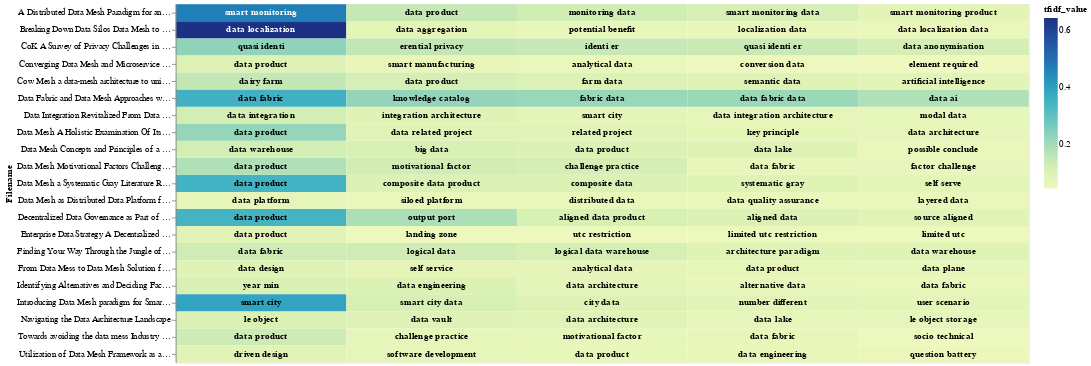

Here is the notebook cell this chart was saved with:
### Code cell
# save(chart_tfidf, 'tfidf_heatmap.html')
chart_tfidf

### Figure 1 — Vega-Lite specification as saved in the notebook (floating-point values rounded to 4 significant figures)
{"config": {"view": {"continuousWidth": 300, "continuousHeight": 300}}, "layer": [{"mark": {"type": "rect"}, "encoding": {"color": {"field": "tfidf_value", "type": "quantitative"}, "text": {"field": "topic_word", "type": "nominal"}, "x": {"axis": null, "field": "rank", "type": "ordinal"}, "y": {"field": "Filename", "type": "nominal"}}, "transform": [{"window": [{"op": "rank", "field": "", "as": "rank"}], "groupby": ["Filename"], "sort": [{"field": "tfidf_value", "order": "descending"}]}]}, {"mark": {"type": "text", "baseline": "middle", "fontWeight": "bold"}, "encoding": {"color": {"condition": {"test": "(datum.tfidf_value >= 0.4)", "value": "white"}, "value": "black"}, "text": {"field": "topic_word", "type": "nominal"}, "x": {"axis": null, "field": "rank", "type": "ordinal"}, "y": {"field": "Filename", "type": "nominal"}}, "transform": [{"window": [{"op": "rank", "field": "", "as": "rank"}], "groupby": ["Filename"], "sort": [{"field": "tfidf_value", "order": "descending"}]}]}], "data": {"name": "data-6911492de9172f8d11711ce3f81d0059"}, "width": 1000, "$schema": "https://vega.github.io/schema/vega-lite/v5.15.1.json", "datasets": {"data-6911492de9172f8d11711ce3f81d0059": [{"Filename": "Breaking Down Data Silos Data Mesh to Achieve Effective Aggregation in Data Localization", "topic_word": "data localization", "tfidf_value": 0.643}, {"Filename": "Breaking Down Data Silos Data Mesh to Achieve Effective Aggregation in Data Localization", "topic_word": "data aggregation", "tfidf_value": 0.07729}, {"Filename": "Breaking Down Data Silos Data Mesh to Achieve Effective Aggregation in Data Localization", "topic_word": "potential benefit", "tfidf_value": 0.06902}, {"Filename": "Breaking Down Data Silos Data Mesh to Achieve Effective Aggregation in Data Localization", "topic_word": "localization data", "tfidf_value": 0.06566}, {"Filename": "Breaking Down Data Silos Data Mesh to Achieve Effective Aggregation in Data Localization", "topic_word": "data localization data", "tfidf_value": 0.063}, {"Filename": "Decentralized Data Governance as Part of a Data Mesh Platform Concepts and Approaches", "topic_word": "data product", "tfidf_value": 0.3449}, {"Filename": "Decentralized Data Governance as Part of a Data Mesh Platform Concepts and Approaches", "topic_word": "output port", "tfidf_value": 0.1899}, {"Filename": "Decentralized Data Governance as Part of a Data Mesh Platform Concepts and Approaches", "topic_word": "aligned data product", "tfidf_value": 0.1118}, {"Filename": "Decentralized Data Governance as Part of a Data Mesh Platform Concepts and Approaches", "topic_word": "aligned data", "tfidf_value": 0.1011}, {"Filename": "Decentralized Data Governance as Part of a Data Mesh Platform Concepts and Approaches", "topic_word": "source aligned", "tfidf_value": 0.08773}, {"Filename": "Enterprise Data Strategy A Decentralized Data Mesh Approach", "topic_word": "data product", "tfidf_value": 0.08594}, {"Filename": "Enterprise Data Strategy A Decentralized Data Mesh Approach", "topic_word": "landing zone", "tfidf_value": 0.05408}, {"Filename": "Enterprise Data Strategy A Decentralized Data Mesh Approach", "topic_word": "utc restriction", "tfidf_value": 0.05316}, {"Filename": "Enterprise Data Strategy A Decentralized Data Mesh Approach", "topic_word": "limited utc restriction", "tfidf_value": 0.05315}, {"Filename": "Enterprise Data Strategy A Decentralized Data Mesh Approach", "topic_word": "limited utc", "tfidf_value": 0.05312}, {"Filename": "Finding Your Way Through the Jungle of Big Data Architectures", "topic_word": "data fabric", "tfidf_value": 0.13}, {"Filename": "Finding Your Way Through the Jungle of Big Data Architectures", "topic_word": "logical data", "tfidf_value": 0.1281}, {"Filename": "Finding Your Way Through the Jungle of Big Data Architectures", "topic_word": "logical data warehouse", "tfidf_value": 0.1159}, {"Filename": "Finding Your Way Through the Jungle of Big Data Architectures", "topic_word": "architecture paradigm", "tfidf_value": 0.09264}, {"Filename": "Finding Your Way Through the Jungle of Big Data Architectures", "topic_word": "data warehouse", "tfidf_value": 0.0909}, {"Filename": "CoK A Survey of Privacy Challenges in Relation to Data Meshes", "topic_word": "quasi identi", "tfidf_value": 0.2307}, {"Filename": "CoK A Survey of Privacy Challenges in Relation to Data Meshes", "topic_word": "erential privacy", "tfidf_value": 0.1548}, {"Filename": "CoK A Survey of Privacy Challenges in Relation to Data Meshes", "topic_word": "identi er", "tfidf_value": 0.1445}, {"Filename": "CoK A Survey of Privacy Challenges in Relation to Data Meshes", "topic_word": "quasi identi er", "tfidf_value": 0.1396}, {"Filename": "CoK A Survey of Privacy Challenges in Relation to Data Meshes", "topic_word": "data anonymisation", "tfidf_value": 0.118}, {"Filename": "Converging Data Mesh and Microservice Principles into a Unified Logical Architecture", "topic_word": "data product", "tfidf_value": 0.09493}, {"Filename": "Converging Data Mesh and Microservice Principles into a Unified Logical Architecture", "topic_word": "smart manufacturing", "tfidf_value": 0.0665}, {"Filename": "Converging Data Mesh and Microservice Principles into a Unified Logical Architecture", "topic_word": "analytical data", "tfidf_value": 0.06032}, {"Filename": "Converging Data Mesh and Microservice Principles into a Unified Logical Architecture", "topic_word": "conversion data", "tfidf_value": 0.05432}, {"Filename": "Converging Data Mesh and Microservice Principles into a Unified Logical Architecture", "topic_word": "element required", "tfidf_value": 0.04476}, {"Filename": "Data Integration Revitalized From Data Warehouse Through Data Lake to Data Mesh", "topic_word": "data integration", "tfidf_value": 0.1203}, {"Filename": "Data Integration Revitalized From Data Warehouse Through Data Lake to Data Mesh", "topic_word": "integration architecture", "tfidf_value": 0.0906}, {"Filename": "Data Integration Revitalized From Data Warehouse Through Data Lake to Data Mesh", "topic_word": "smart city", "tfidf_value": 0.07481}, {"Filename": "Data Integration Revitalized From Data Warehouse Through Data Lake to Data Mesh", "topic_word": "data integration architecture", "tfidf_value": 0.07279}, {"Filename": "Data Integration Revitalized From Data Warehouse Through Data Lake to Data Mesh", "topic_word": "modal data", "tfidf_value": 0.06768}, {"Filename": "Data Mesh as Distributed Data Platform for Large Enterprise Companies", "topic_word": "data platform", "tfidf_value": 0.07158}, {"Filename": "Data Mesh as Distributed Data Platform for Large Enterprise Companies", "topic_word": "siloed platform", "tfidf_value": 0.06327}, {"Filename": "Data Mesh as Distributed Data Platform for Large Enterprise Companies", "topic_word": "data quality assurance", "tfidf_value": 0.05978}, {"Filename": "Data Mesh as Distributed Data Platform for Large Enterprise Companies", "topic_word": "distributed data", "tfidf_value": 0.05982}, {"Filename": "Data Mesh as Distributed Data Platform for Large Enterprise Companies", "topic_word": "layered data", "tfidf_value": 0.05923}, {"Filename": "Data Fabric and Data Mesh Approaches with AI", "topic_word": "data fabric", "tfidf_value": 0.3557}, {"Filename": "Data Fabric and Data Mesh Approaches with AI", "topic_word": "knowledge catalog", "tfidf_value": 0.2247}, {"Filename": "Data Fabric and Data Mesh Approaches with AI", "topic_word": "fabric data", "tfidf_value": 0.2171}, {"Filename": "Data Fabric and Data Mesh Approaches with AI", "topic_word": "data fabric data", "tfidf_value": 0.2148}, {"Filename": "Data Fabric and Data Mesh Approaches with AI", "topic_word": "data ai", "tfidf_value": 0.1829}, {"Filename": "Cow Mesh a data-mesh architecture to unify dairy industry data for prediction and monitoring", "topic_word": "dairy farm", "tfidf_value": 0.1524}, {"Filename": "Cow Mesh a data-mesh architecture to unify dairy industry data for prediction and monitoring", "topic_word": "data product", "tfidf_value": 0.1167}, {"Filename": "Cow Mesh a data-mesh architecture to unify dairy industry data for prediction and monitoring", "topic_word": "farm data", "tfidf_value": 0.09711}, {"Filename": "Cow Mesh a data-mesh architecture to unify dairy industry data for prediction and monitoring", "topic_word": "semantic data", "tfidf_value": 0.09066}, {"Filename": "Cow Mesh a data-mesh architecture to unify dairy industry data for prediction and monitoring", "topic_word": "artificial intelligence", "tfidf_value": 0.08098}, {"Filename": "Data Mesh a Systematic Gray Literature Review", "topic_word": "data product", "tfidf_value": 0.3487}, {"Filename": "Data Mesh a Systematic Gray Literature Review", "topic_word": "composite data", "tfidf_value": 0.101}, {"Filename": "Data Mesh a Systematic Gray Literature Review", "topic_word": "composite data product", "tfidf_value": 0.1011}, {"Filename": "Data Mesh a Systematic Gray Literature Review", "topic_word": "systematic gray", "tfidf_value": 0.0908}, {"Filename": "Data Mesh a Systematic Gray Literature Review", "topic_word": "self serve", "tfidf_value": 0.0776}, {"Filename": "Data Mesh Motivational Factors Challenges and Best Practices", "topic_word": "data product", "tfidf_value": 0.1831}, {"Filename": "Data Mesh Motivational Factors Challenges and Best Practices", "topic_word": "motivational factor", "tfidf_value": 0.1242}, {"Filename": "Data Mesh Motivational Factors Challenges and Best Practices", "topic_word": "challenge practice", "tfidf_value": 0.1192}, {"Filename": "Data Mesh Motivational Factors Challenges and Best Practices", "topic_word": "data fabric", "tfidf_value": 0.06929}, {"Filename": "Data Mesh Motivational Factors Challenges and Best Practices", "topic_word": "factor challenge", "tfidf_value": 0.06786}, {"Filename": "From Data Mess to Data Mesh Solution for Futuristic Self-Serve Platforms", "topic_word": "data design", "tfidf_value": 0.08878}, {"Filename": "From Data Mess to Data Mesh Solution for Futuristic Self-Serve Platforms", "topic_word": "self service", "tfidf_value": 0.07554}, {"Filename": "From Data Mess to Data Mesh Solution for Futuristic Self-Serve Platforms", "topic_word": "analytical data", "tfidf_value": 0.07431}, {"Filename": "From Data Mess to Data Mesh Solution for Futuristic Self-Serve Platforms", "topic_word": "data product", "tfidf_value": 0.07022}, {"Filename": "From Data Mess to Data Mesh Solution for Futuristic Self-Serve Platforms", "topic_word": "data plane", "tfidf_value": 0.06732}, {"Filename": "Identifying Alternatives and Deciding Factors for a Data Mesh Architecture", "topic_word": "year min", "tfidf_value": 0.1089}, {"Filename": "Identifying Alternatives and Deciding Factors for a Data Mesh Architecture", "topic_word": "data engineering", "tfidf_value": 0.1001}, {"Filename": "Identifying Alternatives and Deciding Factors for a Data Mesh Architecture", "topic_word": "data architecture", "tfidf_value": 0.07374}, {"Filename": "Identifying Alternatives and Deciding Factors for a Data Mesh Architecture", "topic_word": "alternative data", "tfidf_value": 0.06478}, {"Filename": "Identifying Alternatives and Deciding Factors for a Data Mesh Architecture", "topic_word": "data fabric", "tfidf_value": 0.05991}, {"Filename": "Navigating the Data Architecture Landscape", "topic_word": "le object", "tfidf_value": 0.1051}, {"Filename": "Navigating the Data Architecture Landscape", "topic_word": "data vault", "tfidf_value": 0.09266}, {"Filename": "Navigating the Data Architecture Landscape", "topic_word": "data architecture", "tfidf_value": 0.08716}, {"Filename": "Navigating the Data Architecture Landscape", "topic_word": "data lake", "tfidf_value": 0.07207}, {"Filename": "Navigating the Data Architecture Landscape", "topic_word": "le object storage", "tfidf_value": 0.07133}, {"Filename": "A Distributed Data Mesh Paradigm for an Event-based Smart Communities Monitoring Product", "topic_word": "smart monitoring", "tfidf_value": 0.4693}, {"Filename": "A Distributed Data Mesh Paradigm for an Event-based Smart Communities Monitoring Product", "topic_word": "data product", "tfidf_value": 0.1471}, {"Filename": "A Distributed Data Mesh Paradigm for an Event-based Smart Communities Monitoring Product", "topic_word": "monitoring data", "tfidf_value": 0.1258}, {"Filename": "A Distributed Data Mesh Paradigm for an Event-based Smart Communities Monitoring Product", "topic_word": "smart monitoring data", "tfidf_value": 0.1141}, {"Filename": "A Distributed Data Mesh Paradigm for an Event-based Smart Communities Monitoring Product", "topic_word": "smart monitoring product", "tfidf_value": 0.08136}, {"Filename": "Data Mesh Concepts and Principles of a Paradigm Shift in Data Architectures", "topic_word": "data warehouse", "tfidf_value": 0.1213}, {"Filename": "Data Mesh Concepts and Principles of a Paradigm Shift in Data Architectures", "topic_word": "big data", "tfidf_value": 0.112}, {"Filename": "Data Mesh Concepts and Principles of a Paradigm Shift in Data Architectures", "topic_word": "data product", "tfidf_value": 0.1005}, {"Filename": "Data Mesh Concepts and Principles of a Paradigm Shift in Data Architectures", "topic_word": "data lake", "tfidf_value": 0.09028}, {"Filename": "Data Mesh Concepts and Principles of a Paradigm Shift in Data Architectures", "topic_word": "possible conclude", "tfidf_value": 0.06063}, {"Filename": "Data Mesh A Holistic Examination Of Its Principles, Practices, And Potential", "topic_word": "data product", "tfidf_value": 0.2235}, {"Filename": "Data Mesh A Holistic Examination Of Its Principles, Practices, And Potential", "topic_word": "related project", "tfidf_value": 0.08717}, {"Filename": "Data Mesh A Holistic Examination Of Its Principles, Practices, And Potential", "topic_word": "data related project", "tfidf_value": 0.08723}, {"Filename": "Data Mesh A Holistic Examination Of Its Principles, Practices, And Potential", "topic_word": "key principle", "tfidf_value": 0.07478}, {"Filename": "Data Mesh A Holistic Examination Of Its Principles, Practices, And Potential", "topic_word": "data architecture", "tfidf_value": 0.07206}, {"Filename": "Introducing Data Mesh paradigm for Smart City platforms design", "topic_word": "smart city", "tfidf_value": 0.3882}, {"Filename": "Introducing Data Mesh paradigm for Smart City platforms design", "topic_word": "smart city data", "tfidf_value": 0.115}, {"Filename": "Introducing Data Mesh paradigm for Smart City platforms design", "topic_word": "city data", "tfidf_value": 0.09536}, {"Filename": "Introducing Data Mesh paradigm for Smart City platforms design", "topic_word": "number different", "tfidf_value": 0.0813}, {"Filename": "Introducing Data Mesh paradigm for Smart City platforms design", "topic_word": "user scenario", "tfidf_value": 0.07787}, {"Filename": "Towards avoiding the data mess Industry insights from data mesh implementations", "topic_word": "data product", "tfidf_value": 0.1328}, {"Filename": "Towards avoiding the data mess Industry insights from data mesh implementations", "topic_word": "challenge practice", "tfidf_value": 0.07074}, {"Filename": "Towards avoiding the data mess Industry insights from data mesh implementations", "topic_word": "motivational factor", "tfidf_value": 0.06952}, {"Filename": "Towards avoiding the data mess Industry insights from data mesh implementations", "topic_word": "data fabric", "tfidf_value": 0.06451}, {"Filename": "Towards avoiding the data mess Industry insights from data mesh implementations", "topic_word": "socio technical", "tfidf_value": 0.05267}, {"Filename": "Utilization of Data Mesh Framework as a Part of Organization's Data Management", "topic_word": "driven design", "tfidf_value": 0.08641}, {"Filename": "Utilization of Data Mesh Framework as a Part of Organization's Data Management", "topic_word": "software development", "tfidf_value": 0.07234}, {"Filename": "Utilization of Data Mesh Framework as a Part of Organization's Data Management", "topic_word": "data product", "tfidf_value": 0.06853}, {"Filename": "Utilization of Data Mesh Framework as a Part of Organization's Data Management", "topic_word": "data engineering", "tfidf_value": 0.06387}, {"Filename": "Utilization of Data Mesh Framework as a Part of Organization's Data Management", "topic_word": "question battery", "tfidf_value": 0.05492}]}}
